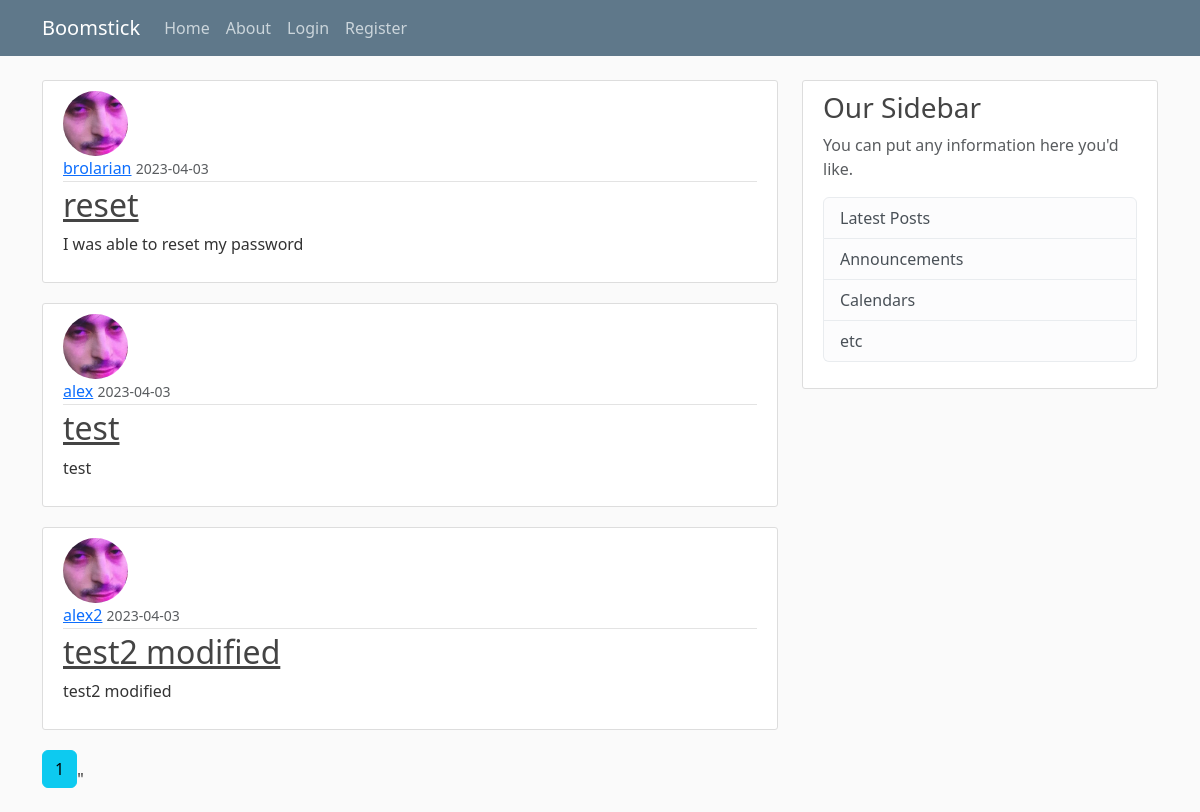
Page /home on the earlier database version.
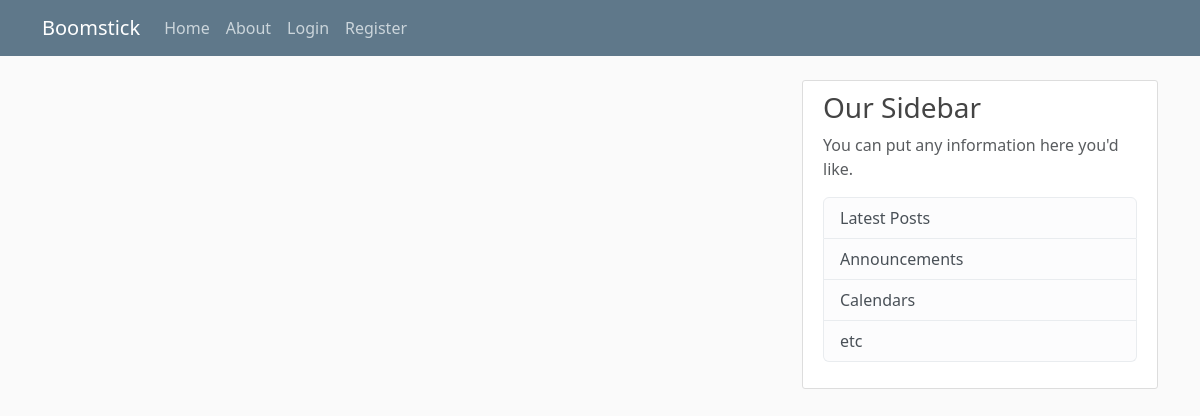
Same page on the later database version.
### flaskblog/models.py (models this page shows, shortened)
class Post(db.Model):
    id = db.Column(db.Integer, primary_key=True)
    title = db.Column(db.String(100), nullable=False)
    date_posted = db.Column(db.DateTime, nullable=False, default=datetime.utcnow)
    content = db.Column(db.Text, nullable=False)
    user_id = db.Column(db.Integer, db.ForeignKey('user.id'), nullable=False)

class User(db.Model, UserMixin):
    id = db.Column(db.Integer, primary_key=True)
    username = db.Column(db.String(20), unique=True, nullable=False)
    email = db.Column(db.String(120), unique=True, nullable=False)
    image_file = db.Column(db.String(20), nullable=False, default='default.jpg')
    password = db.Column(db.String(60), nullable=False)
    posts = db.relationship('Post', backref='author', lazy=True)

### flaskblog/main/routes.py (the view)
@main.route('/')
@main.route("/home")
def home():
    page = request.args.get('page', 1, type=int)
    posts = Post.query.order_by(Post.date_posted.desc()).paginate(page=page, per_page=5)
    return render_template('home.html', posts=posts)

### flaskblog/templates/home.html
{% extends "layout.html" %}
{% block content %}
    {% for post in posts.items %}
        <article class="media content-section">
            <img class="rounded-circle article-img" src="{{ url_for('static', filename='profile_pics/' + post.author.image_file)}}">
            <div class="media-body">
                <div class="article-metadata">
                    <a class="mr-2" href="{{ url_for('users.user_profile', username=post.author.username) }}">{{ post.author.username }}</a>
                    <small class="text-muted">{{ post.date_posted.strftime('%Y-%m-%d') }}</small>
            </div>
            <h2><a class="article-title" href="{{ url_for('posts.post', post_id=post.id) }}">{{ post.title }}</a></h2>
            <p class="article-content">{{ post.content }}</p>
            </div>
        </article>
    {% endfor %}
    {% for page_num in posts.iter_pages(left_edge=1, right_edge=1, left_current=1, right_current=2) %}
        {% if page_num %}
            {% if posts.page == page_num %}
            <a class="btn btn-info mb-4" href="{{ url_for('main.home', page=page_num) }}">{{ page_num }}</a>"
            {% else %}
            <a class="btn btn-outline-info mb-4" href="{{ url_for('main.home', page=page_num) }}">{{ page_num }}</a>"
            {% endif %}
        {% else %}
            ...
        {% endif %}
    {% endfor %}
{% endblock content %}

Differences in the rows shown:
removed Post: image_file (placeholder picture), author.username "brolarian", date_posted "2023-04-03", title "reset", content "I was able to reset my password"
removed Post: image_file (picture), author.username "alex", date_posted "2023-04-03", title "test", content "test"
removed Post: image_file (placeholder picture), author.username "alex2", date_posted "2023-04-03", title "test2 modified", content "test2 modified"
Other differences:
list line gone: "1 \""
